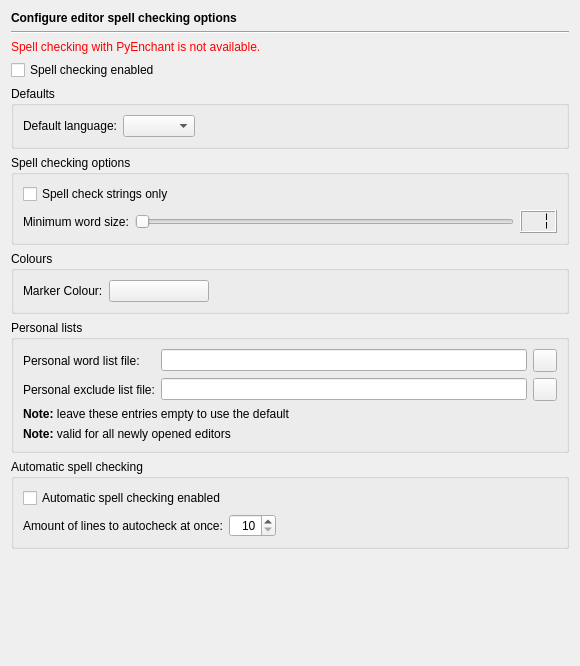
<?xml version="1.0" encoding="UTF-8"?>
<ui version="4.0">
 <class>EditorSpellCheckingPage</class>
 <widget class="QWidget" name="EditorSpellCheckingPage">
  <property name="geometry">
   <rect>
    <x>0</x>
    <y>0</y>
    <width>578</width>
    <height>666</height>
   </rect>
  </property>
  <layout class="QVBoxLayout" name="verticalLayout_4">
   <item>
    <widget class="QLabel" name="headerLabel">
     <property name="text">
      <string>&lt;b&gt;Configure editor spell checking options&lt;/b&gt;</string>
     </property>
    </widget>
   </item>
   <item>
    <widget class="Line" name="line3">
     <property name="frameShape">
      <enum>QFrame::HLine</enum>
     </property>
     <property name="frameShadow">
      <enum>QFrame::Sunken</enum>
     </property>
     <property name="orientation">
      <enum>Qt::Horizontal</enum>
     </property>
    </widget>
   </item>
   <item>
    <widget class="QLabel" name="errorLabel">
     <property name="text">
      <string>&lt;font color=&quot;#FF0000&quot;&gt;Spell checking with PyEnchant is not available.&lt;/font&gt;</string>
     </property>
    </widget>
   </item>
   <item>
    <widget class="QFrame" name="spellingFrame">
     <property name="frameShape">
      <enum>QFrame::NoFrame</enum>
     </property>
     <property name="frameShadow">
      <enum>QFrame::Plain</enum>
     </property>
     <layout class="QVBoxLayout" name="verticalLayout_3">
      <property name="leftMargin">
       <number>0</number>
      </property>
      <property name="topMargin">
       <number>0</number>
      </property>
      <property name="rightMargin">
       <number>0</number>
      </property>
      <property name="bottomMargin">
       <number>0</number>
      </property>
      <item>
       <widget class="QCheckBox" name="checkingEnabledCheckBox">
        <property name="toolTip">
         <string>Select to enable spell checking</string>
        </property>
        <property name="text">
         <string>Spell checking enabled</string>
        </property>
       </widget>
      </item>
      <item>
       <widget class="QGroupBox" name="groupBox_3">
        <property name="title">
         <string>Defaults</string>
        </property>
        <layout class="QGridLayout" name="gridLayout_3">
         <item row="0" column="0">
          <widget class="QLabel" name="label_2">
           <property name="text">
            <string>Default language:</string>
           </property>
          </widget>
         </item>
         <item row="0" column="1">
          <widget class="QComboBox" name="defaultLanguageCombo">
           <property name="toolTip">
            <string>Select the default language</string>
           </property>
          </widget>
         </item>
         <item row="0" column="2">
          <spacer name="horizontalSpacer">
           <property name="orientation">
            <enum>Qt::Horizontal</enum>
           </property>
           <property name="sizeHint" stdset="0">
            <size>
             <width>353</width>
             <height>20</height>
            </size>
           </property>
          </spacer>
         </item>
        </layout>
       </widget>
      </item>
      <item>
       <widget class="QGroupBox" name="groupBox_4">
        <property name="title">
         <string>Spell checking options</string>
        </property>
        <layout class="QVBoxLayout" name="verticalLayout">
         <item>
          <widget class="QCheckBox" name="stringsOnlyCheckBox">
           <property name="toolTip">
            <string>Select to check strings only</string>
           </property>
           <property name="text">
            <string>Spell check strings only</string>
           </property>
          </widget>
         </item>
         <item>
          <layout class="QHBoxLayout" name="horizontalLayout">
           <item>
            <widget class="QLabel" name="label">
             <property name="text">
              <string>Minimum word size:</string>
             </property>
            </widget>
           </item>
           <item>
            <widget class="QSlider" name="minimumWordSizeSlider">
             <property name="toolTip">
              <string>Move to set the minimum size of words to be checked</string>
             </property>
             <property name="minimum">
              <number>1</number>
             </property>
             <property name="maximum">
              <number>10</number>
             </property>
             <property name="orientation">
              <enum>Qt::Horizontal</enum>
             </property>
             <property name="tickPosition">
              <enum>QSlider::NoTicks</enum>
             </property>
             <property name="tickInterval">
              <number>1</number>
             </property>
            </widget>
           </item>
           <item>
            <widget class="QLCDNumber" name="lCDNumber">
             <property name="toolTip">
              <string>Displays the minimum size of words to be checked</string>
             </property>
             <property name="digitCount">
              <number>2</number>
             </property>
             <property name="segmentStyle">
              <enum>QLCDNumber::Flat</enum>
             </property>
             <property name="intValue" stdset="0">
              <number>1</number>
             </property>
            </widget>
           </item>
          </layout>
         </item>
        </layout>
       </widget>
      </item>
      <item>
       <widget class="QGroupBox" name="groupBox_2">
        <property name="title">
         <string>Colours</string>
        </property>
        <layout class="QGridLayout" name="gridLayout_2">
         <item row="0" column="0">
          <widget class="QLabel" name="TextLabel2_2_2_2_2_2">
           <property name="text">
            <string>Marker Colour:</string>
           </property>
          </widget>
         </item>
         <item row="0" column="1">
          <widget class="QPushButton" name="spellingMarkerButton">
           <property name="minimumSize">
            <size>
             <width>100</width>
             <height>0</height>
            </size>
           </property>
           <property name="toolTip">
            <string>Select the colour for the spelling markers.</string>
           </property>
           <property name="text">
            <string/>
           </property>
          </widget>
         </item>
         <item row="0" column="2">
          <spacer>
           <property name="orientation">
            <enum>Qt::Horizontal</enum>
           </property>
           <property name="sizeHint" stdset="0">
            <size>
             <width>348</width>
             <height>20</height>
            </size>
           </property>
          </spacer>
         </item>
        </layout>
       </widget>
      </item>
      <item>
       <widget class="QGroupBox" name="groupBox">
        <property name="title">
         <string>Personal lists</string>
        </property>
        <layout class="QGridLayout" name="gridLayout">
         <item row="0" column="0">
          <widget class="QLabel" name="label_4">
           <property name="text">
            <string>Personal word list file:</string>
           </property>
          </widget>
         </item>
         <item row="0" column="1">
          <widget class="QLineEdit" name="pwlEdit">
           <property name="toolTip">
            <string>Enter the filename of the personal word list</string>
           </property>
          </widget>
         </item>
         <item row="1" column="0">
          <widget class="QLabel" name="label_5">
           <property name="text">
            <string>Personal exclude list file:</string>
           </property>
          </widget>
         </item>
         <item row="1" column="1">
          <widget class="QLineEdit" name="pelEdit">
           <property name="toolTip">
            <string>Enter the filename of the personal exclude list</string>
           </property>
          </widget>
         </item>
         <item row="2" column="0" colspan="3">
          <widget class="QLabel" name="label_6">
           <property name="text">
            <string>&lt;b&gt;Note:&lt;/b&gt; leave these entries empty to use the default</string>
           </property>
          </widget>
         </item>
         <item row="3" column="0" colspan="3">
          <widget class="QLabel" name="label_7">
           <property name="text">
            <string>&lt;b&gt;Note:&lt;/b&gt; valid for all newly opened editors</string>
           </property>
          </widget>
         </item>
         <item row="0" column="2">
          <widget class="QToolButton" name="pwlButton">
           <property name="toolTip">
            <string>Select the personal word list file via a file selection dialog</string>
           </property>
          </widget>
         </item>
         <item row="1" column="2">
          <widget class="QToolButton" name="pelButton">
           <property name="toolTip">
            <string>Select the personal exclude list file via a file selection dialog</string>
           </property>
          </widget>
         </item>
        </layout>
       </widget>
      </item>
      <item>
       <widget class="QGroupBox" name="groupBox_5">
        <property name="title">
         <string>Automatic spell checking</string>
        </property>
        <layout class="QVBoxLayout" name="verticalLayout_2">
         <item>
          <widget class="QCheckBox" name="enabledCheckBox">
           <property name="toolTip">
            <string>Select to enable spellchecking</string>
           </property>
           <property name="text">
            <string>Automatic spell checking enabled</string>
           </property>
          </widget>
         </item>
         <item>
          <layout class="QHBoxLayout" name="horizontalLayout_3">
           <item>
            <widget class="QLabel" name="label_3">
             <property name="text">
              <string>Amount of lines to autocheck at once:</string>
             </property>
            </widget>
           </item>
           <item>
            <widget class="QSpinBox" name="chunkSizeSpinBox">
             <property name="toolTip">
              <string>Enter the number of lines to check per go. Higher values increase checking speed but decrease GUI responsivenes</string>
             </property>
             <property name="alignment">
              <set>Qt::AlignRight|Qt::AlignTrailing|Qt::AlignVCenter</set>
             </property>
             <property name="minimum">
              <number>10</number>
             </property>
             <property name="maximum">
              <number>999</number>
             </property>
            </widget>
           </item>
           <item>
            <spacer name="horizontalSpacer_2">
             <property name="orientation">
              <enum>Qt::Horizontal</enum>
             </property>
             <property name="sizeHint" stdset="0">
              <size>
               <width>40</width>
               <height>20</height>
              </size>
             </property>
            </spacer>
           </item>
          </layout>
         </item>
        </layout>
       </widget>
      </item>
     </layout>
    </widget>
   </item>
   <item>
    <spacer>
     <property name="orientation">
      <enum>Qt::Vertical</enum>
     </property>
     <property name="sizeHint" stdset="0">
      <size>
       <width>558</width>
       <height>231</height>
      </size>
     </property>
    </spacer>
   </item>
  </layout>
 </widget>
 <tabstops>
  <tabstop>checkingEnabledCheckBox</tabstop>
  <tabstop>defaultLanguageCombo</tabstop>
  <tabstop>stringsOnlyCheckBox</tabstop>
  <tabstop>minimumWordSizeSlider</tabstop>
  <tabstop>spellingMarkerButton</tabstop>
  <tabstop>pwlEdit</tabstop>
  <tabstop>pwlButton</tabstop>
  <tabstop>pelEdit</tabstop>
  <tabstop>pelButton</tabstop>
  <tabstop>enabledCheckBox</tabstop>
  <tabstop>chunkSizeSpinBox</tabstop>
 </tabstops>
 <resources/>
 <connections>
  <connection>
   <sender>minimumWordSizeSlider</sender>
   <signal>valueChanged(int)</signal>
   <receiver>lCDNumber</receiver>
   <slot>display(int)</slot>
   <hints>
    <hint type="sourcelabel">
     <x>248</x>
     <y>131</y>
    </hint>
    <hint type="destinationlabel">
     <x>545</x>
     <y>131</y>
    </hint>
   </hints>
  </connection>
 </connections>
</ui>
